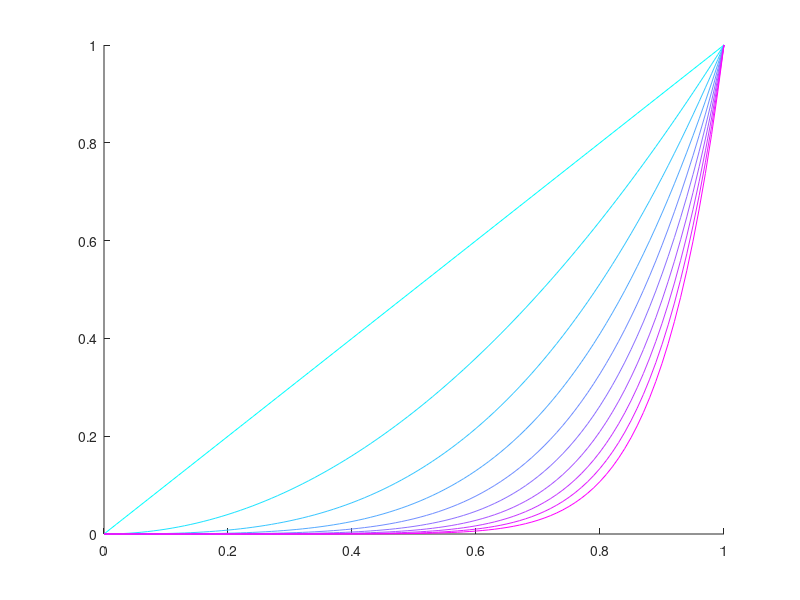

Recreate this plot in MATLAB.
%% 
t = 0:0.01:1;   % Create time vector.
X = zeros(length(t), 10);   % Initialize data array before for loop.
for I = 1:10
    X(:,I) = t.^(I);    % X = t^I, I from 1 to 10.
end
figure;
color_set = cool(10);   % Generate 10 RGB color settings.
set(gca,'ColorOrder',color_set);    % Set the color order property.
hold all;   % Ask plot to hold the setting instead of overwriting.
plot(t,X);
